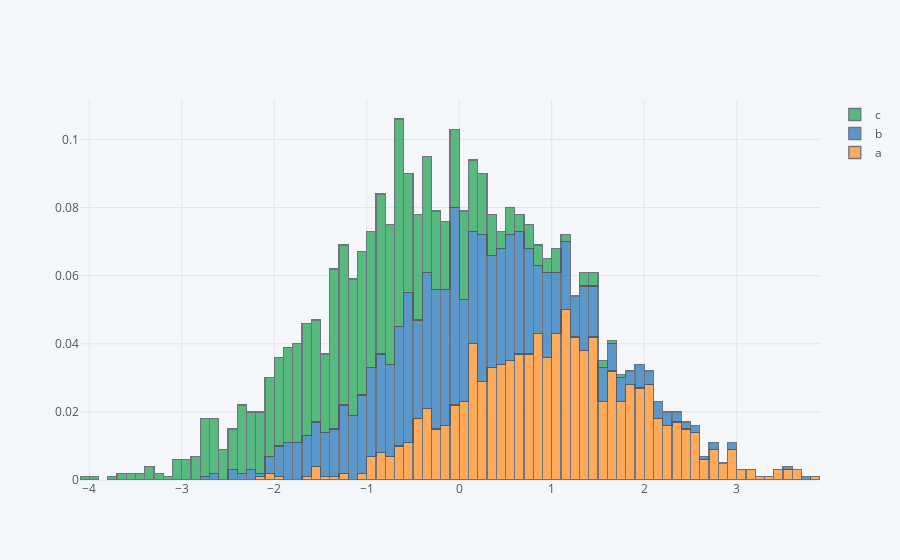

The code cell stored with this chart in its notebook:
### Code cell
iplot(df.iplot(asFigure= True, kind='histogram', barmode='stack', bins=100, histnorm='probability', filename='cufflinks/customized-histogram'))

### Figure 1 — Plotly figure (JSON) as saved in the notebook; plotly's stock layout.template omitted (floating-point values rounded to 4 significant figures; data arrays with more than 128 entries replaced by an {"elided": "..."} marker saying what was removed)
{"data": [{"histfunc": "count", "histnorm": "probability", "marker": {"color": "rgba(255, 153, 51, 1.0)", "line": {"color": "#4D5663", "width": 1.3}}, "name": "a", "nbinsx": 100, "opacity": 0.8, "orientation": "v", "type": "histogram", "uid": "d58fdb28-fd94-11e8-8faa-c49ded18145b", "x": {"elided": "1000 float values"}}, {"histfunc": "count", "histnorm": "probability", "marker": {"color": "rgba(55, 128, 191, 1.0)", "line": {"color": "#4D5663", "width": 1.3}}, "name": "b", "nbinsx": 100, "opacity": 0.8, "orientation": "v", "type": "histogram", "uid": "d58fdb29-fd94-11e8-aa27-c49ded18145b", "x": {"elided": "1000 float values"}}, {"histfunc": "count", "histnorm": "probability", "marker": {"color": "rgba(50, 171, 96, 1.0)", "line": {"color": "#4D5663", "width": 1.3}}, "name": "c", "nbinsx": 100, "opacity": 0.8, "orientation": "v", "type": "histogram", "uid": "d58fdb2a-fd94-11e8-8a40-c49ded18145b", "x": {"elided": "1000 float values"}}], "layout": {"barmode": "stack", "legend": {"bgcolor": "#F5F6F9", "font": {"color": "#4D5663"}}, "paper_bgcolor": "#F5F6F9", "plot_bgcolor": "#F5F6F9", "titlefont": {"color": "#4D5663"}, "xaxis": {"gridcolor": "#E1E5ED", "showgrid": true, "tickfont": {"color": "#4D5663"}, "title": "", "titlefont": {"color": "#4D5663"}, "zerolinecolor": "#E1E5ED"}, "yaxis": {"gridcolor": "#E1E5ED", "showgrid": true, "tickfont": {"color": "#4D5663"}, "title": "", "titlefont": {"color": "#4D5663"}, "zerolinecolor": "#E1E5ED"}}}
